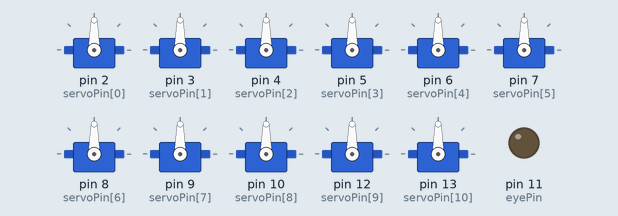
A sketch run on a simulated Arduino Uno, built with avr-gcc and run on an emulated ATmega328P. Shown: 11 × servo, output pins drawn as LEDs (lit = HIGH). What the sketch prints to the serial monitor is not drawn.

Above: at 0.1 s.
At 1.7 s:
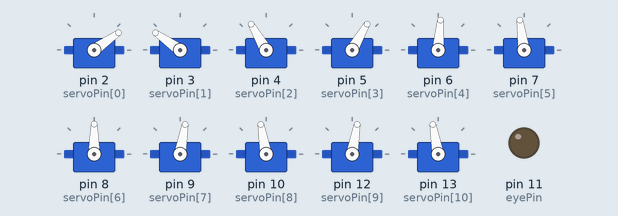
Timing chart, 0 to 40.0 s (numbered marks = the images above):
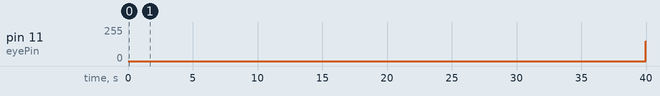

The sketch:

gorlian.ino
```cpp
#include <Servo.h>
#include "Arduino.h"
#include "steps.h"


void setup() {
  pinMode(eyePin, OUTPUT);
  Serial.begin(9600);
  for(totalCount=0; totalCount<servoNum;totalCount++){
    Serial.println(totalCount);
    myservo[totalCount].attach(servoPin[totalCount]);
    currentPos[totalCount] = initPos[totalCount];
  }
  delay(500);
  standby();
}

void breath(){
  moveSpeed = 8000;
  moveServo(initPos[0]-10,initPos[1]+10,initPos[2]+10,initPos[3]-10,initPos[4],initPos[5],initPos[6],initPos[7],initPos[8],initPos[9],initPos[10]);
  moveServo(initPos[0],initPos[1],initPos[2],initPos[3],initPos[4],initPos[5],initPos[6],initPos[7]+5,initPos[8]-5,initPos[9]+5,initPos[10]-5);
}

void forward(){
  moveSpeed = 6000;
  moveServo(initPos[0],initPos[1],initPos[2],initPos[3],initPos[4],initPos[5],initPos[6],initPos[7],initPos[8],initPos[9],initPos[10]);
  moveServo(initPos[0],initPos[1],initPos[2]+20,initPos[3]-20,initPos[4],initPos[5],initPos[6],initPos[7],initPos[8],initPos[9],initPos[10]);
}
void forward2(){
  moveSpeed = 6000;
  moveServo(initPos[0]-10,initPos[1]+10,initPos[2]+10,initPos[3]-10,initPos[4],initPos[5],initPos[6],initPos[7],initPos[8],initPos[9]-10,initPos[10]+10);
  moveServo(initPos[0]+20,initPos[1]-20,initPos[2]-30,initPos[3]+30,initPos[4],initPos[5],initPos[6],initPos[7]-25,initPos[8]+25,initPos[9]+35,initPos[10]-35);
}
void loop() {
  standby();
  //breath();
  //forward();
  //digitalWrite(eyePin, HIGH);

}
```

steps.h
```cpp
#define servoNum 11

int currentPos[11];
int targetPos[11];
int moveSpeed = 5000;
int pos = 0;

int divStep = 10;
char val;

const int startPin = 2;
int totalCount=0;

int brightness = 0;    // how bright the LED is
int fadeAmount = 5;    // how many points to fade the LED by
int eyePin = 11;

Servo myservo[servoNum];

int initPos[]={35,145,120,60,85,98,90,80,100,80,100};
int servoPin[]={2,3,4,5,6,7,8,9,10,12,13};

void loopLight(){
  analogWrite(eyePin, brightness);
  brightness = brightness + fadeAmount;
  if (brightness == 0 || brightness == 255) {
    fadeAmount = -fadeAmount ;
  }
}
void moveServo(int sNum1 , int sNum2 , int sNum3 , int sNum4 , int sNum5 , int sNum6 , int sNum7 , int sNum8 , int sNum9 , int sNum10 , int sNum11){
  int targetPos[]={sNum1,sNum2,sNum3,sNum4,sNum5,sNum6,sNum7,sNum8,sNum9,sNum10,sNum11};
  //int Pos[]={sPos1,sPos2,sPos3,sPos4,sPos5,sPos6,sPos7,sPos8,sPos9,sPos10,sPos11};
  int div[11];
  for(int i=0; i<servoNum;i++){
    //targetPos[i] = Pos[i];
    div[i] = (targetPos[i] - currentPos[i])/divStep;
  }
  for(int i=0; i<divStep; i++){
    for(int j=0; j<servoNum; j++){
      currentPos[j] = currentPos[j]+div[j];
      myservo[j].write(currentPos[j]);
      /*
      Serial.print("Ser:");
      Serial.print(j);
      Serial.print(":");
      Serial.print(currentPos[j]);
      Serial.println("__");
      */
      delayMicroseconds(moveSpeed);
      loopLight();
    }
  }
}
void standby(){
  moveSpeed = 5000;
  moveServo(initPos[0],initPos[1],initPos[2],initPos[3],initPos[4],initPos[5],initPos[6],initPos[7],initPos[8],initPos[9],initPos[10]);
  //moveServo(initPos[0]-60,initPos[1]+60,initPos[2]+80,initPos[3]-80,initPos[4],initPos[5],initPos[6],initPos[7],initPos[8],initPos[9],initPos[10]);
}

void standby2(){
  moveSpeed = 6000;
  moveServo(initPos[0]-25,initPos[1]+25,initPos[2]-60,initPos[3]+60,initPos[4],initPos[5],initPos[6],initPos[7]-20,initPos[8]+20,initPos[9]-20,initPos[10]+20);
}
```

Measured:
- by itself, pin 11 (eyePin): 0/255 → 150/255 at 40.0 s
